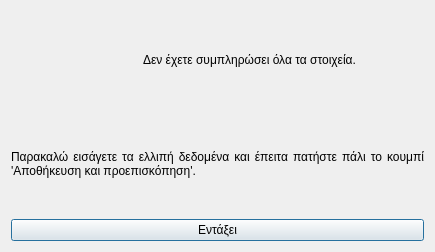
<?xml version="1.0" encoding="UTF-8"?>
<ui version="4.0">
 <class>Dialog</class>
 <widget class="QDialog" name="Dialog">
  <property name="geometry">
   <rect>
    <x>0</x>
    <y>0</y>
    <width>435</width>
    <height>252</height>
   </rect>
  </property>
  <property name="windowTitle">
   <string>Ελλιπή στοιχεία</string>
  </property>
  <property name="windowIcon">
   <iconset resource="../../../../icons.qrc">
    <normaloff>:/rest-windows/assets/images/rest-windows/information.png</normaloff>:/rest-windows/assets/images/rest-windows/information.png</iconset>
  </property>
  <layout class="QGridLayout" name="gridLayout">
   <item row="2" column="0">
    <widget class="QPushButton" name="ok">
     <property name="text">
      <string>Εντάξει</string>
     </property>
     <property name="icon">
      <iconset resource="../../../../icons.qrc">
       <normaloff>:/rest-windows/assets/images/rest-windows/ok.png</normaloff>:/rest-windows/assets/images/rest-windows/ok.png</iconset>
     </property>
    </widget>
   </item>
   <item row="1" column="0">
    <widget class="QLabel" name="label_2">
     <property name="text">
      <string>Παρακαλώ εισάγετε τα ελλιπή δεδομένα και έπειτα πατήστε πάλι το κουμπί 'Αποθήκευση και προεπισκόπηση'.</string>
     </property>
     <property name="alignment">
      <set>Qt::AlignJustify|Qt::AlignVCenter</set>
     </property>
     <property name="wordWrap">
      <bool>true</bool>
     </property>
    </widget>
   </item>
   <item row="0" column="0">
    <widget class="QFrame" name="frame">
     <property name="styleSheet">
      <string notr="true">QFrame{border:0px;}</string>
     </property>
     <property name="frameShape">
      <enum>QFrame::StyledPanel</enum>
     </property>
     <property name="frameShadow">
      <enum>QFrame::Raised</enum>
     </property>
     <layout class="QHBoxLayout" name="horizontalLayout">
      <item>
       <widget class="QLabel" name="image_label">
        <property name="maximumSize">
         <size>
          <width>117</width>
          <height>117</height>
         </size>
        </property>
        <property name="text">
         <string/>
        </property>
        <property name="pixmap">
         <pixmap resource="../../../../icons.qrc">:/rest-windows/assets/images/rest-windows/information.png</pixmap>
        </property>
        <property name="scaledContents">
         <bool>true</bool>
        </property>
       </widget>
      </item>
      <item>
       <widget class="QLabel" name="label">
        <property name="text">
         <string>Δεν έχετε συμπληρώσει όλα τα στοιχεία.</string>
        </property>
        <property name="alignment">
         <set>Qt::AlignJustify|Qt::AlignVCenter</set>
        </property>
       </widget>
      </item>
     </layout>
    </widget>
   </item>
  </layout>
 </widget>
 <tabstops>
  <tabstop>ok</tabstop>
 </tabstops>
 <resources>
  <include location="../../../../icons.qrc"/>
  <include location="../../../../icons.qrc"/>
  <include location="../../../../icons.qrc"/>
  <include location="../../../../icons.qrc"/>
  <include location="../../../../icons.qrc"/>
 </resources>
 <connections/>
</ui>
